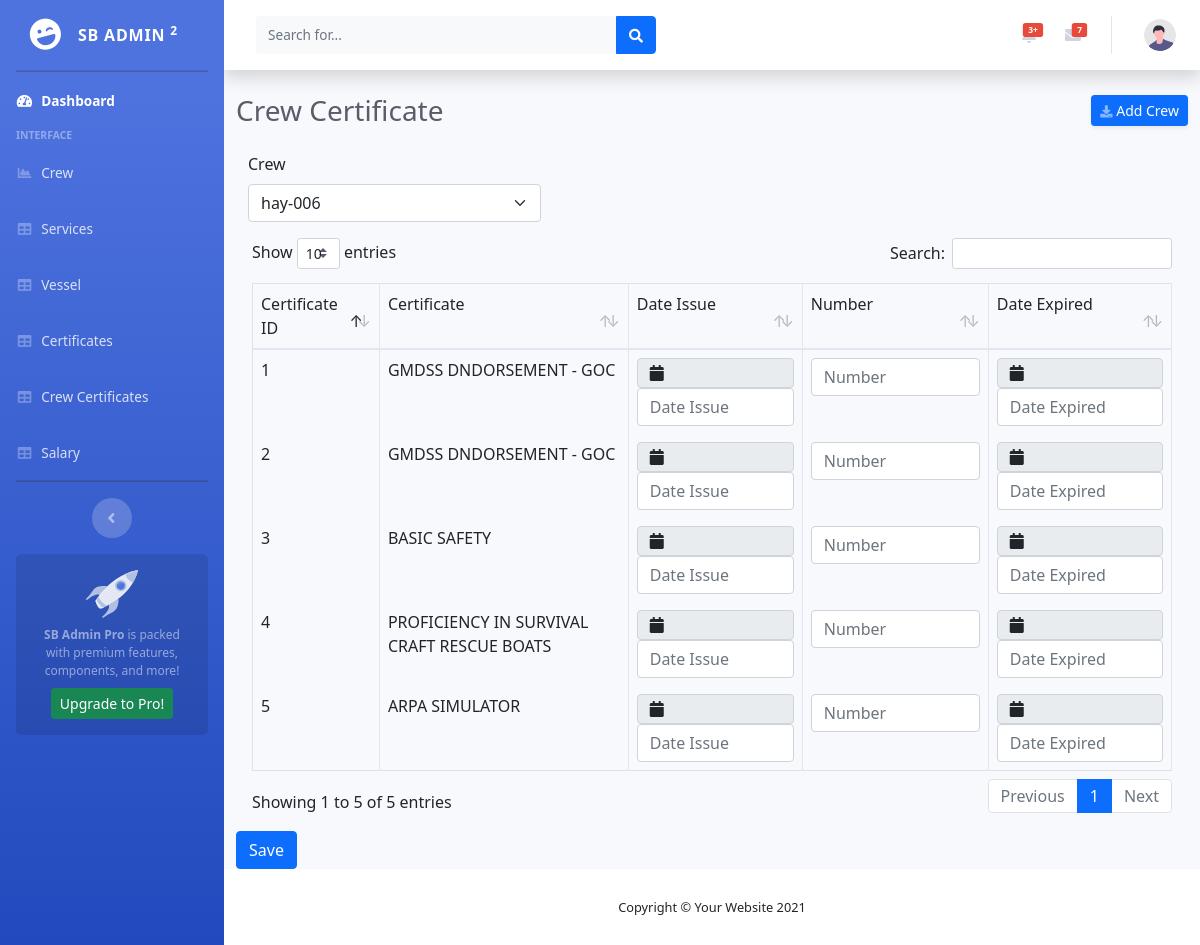
Screenshot of /crew_ceriti.php with the database file from the repository.
### tables this page shows
CREATE TABLE `cretificate` (
  `id` int(11) NOT NULL,
  `name` varchar(255) NOT NULL
);

### model/db.php (called while the page is built, shortened)
<?php
class Database
{
    private static $dbName = 'crewdb';
    private static $dbHost = 'localhost';
    private static $dbUsername = 'root';
    private static $dbUserPassword = '';
    private static $cont  = null;
    public static function connect()
    {
       if ( null == self::$cont )
       {
        try
        {
          self::$cont =  new PDO( "mysql:host=".self::$dbHost.";dbname=".self::$dbName, self::$dbUsername, self::$dbUserPassword);
        }
        catch(PDOException $e)
        {
          die($e->getMessage());
        }
       }
       return self::$cont;
    }
}
?>

### model/crew.php (called while the page is built, shortened)
<?php
include_once "db.php";
class Crew{
public function getCrews(){
$this->pdo=Database::connect();
$this->pdo->setAttribute(PDO::ATTR_ERRMODE, PDO::ERRMODE_EXCEPTION);
$sql="select c.*,v.name from crew as c left join vessel as v on c.vesseltype=v.id" ;
$statement=$this->pdo->prepare($sql);
$statement->execute();
$results=$statement->fetchAll(PDO::FETCH_ASSOC);
return $results;
}
}
?>

### controller/crewcontroller.php (called while the page is built, shortened)
<?php
include_once "model/crew.php";
class CrewController extends Crew {
    public function showCrews()
    {
        return $this->getCrews();
    }
}
?>

### model/certificate.php (called while the page is built, shortened)
<?php
include_once "db.php";
class Certificate{
    public function readCertificate(){
        $this->pdo=Database::connect();
        $this->pdo->setAttribute(PDO::ATTR_ERRMODE, PDO::ERRMODE_EXCEPTION);
        $sql="select * from cretificate" ;
        $statement=$this->pdo->prepare($sql);
        $statement->execute();
        $results=$statement->fetchAll(PDO::FETCH_ASSOC);
        return $results;
    }
}
?>

### controller/certificatecontroller.php (called while the page is built, shortened)
<?php
include_once "model/certificate.php";
class CertificateController extends Certificate {
    public function showCertificate(){
        return $this->readCertificate();
    }
}
?>

### crew_ceriti.php (the view, shortened to what this page needs)
<?php
include_once "controller/certificatecontroller.php";
$certificateController=new CertificateController();
$results=$certificateController->showCertificate();
include_once "controller/crewcontroller.php";
include_once "controller/crewcercontroller.php";
$crewcontroller=new CrewController();
$crews=$crewcontroller->showCrews();
?>
<?php include_once "master_layouts/header.php";?>
                <div class="container-fluid">
                    <div class="d-sm-flex align-items-center justify-content-between mb-4">
                        <h1 class="h3 mb-0 text-gray-800">Crew Certificate</h1>
                        <a href="#" class="d-none d-sm-inline-block btn btn-sm btn-primary shadow-sm"><i
                                class="fas fa-download fa-sm text-white-50"></i> Add Crew </a>
                    </div>
                    <form method="post">
                        <div class="col-md-4">
                                <label class="form-label">Crew</label>
                                <select class="form-select" name="crew">
                                    <?php
                                    foreach($crews as $crew){
                                        echo "<option value=".$crew["id"].">".$crew["firstname"]."-".$crew["sbookno"]."</option>";
                                    }
                                    ?>
                                </select>
                        </div>
                        <div class="row">
                            <div class="col">
                            <div class="card-body">
                                <div class="table-responsive">
                                    <table class="table table-bordered" id="dataTable" width="100%" cellspacing="0">
                                        <thead>
                                            <tr>
                                            <td>Certificate ID</td>
                                            <td> Certificate</td>
                                            <td> Date Issue</td>
                                            <td> Number</td>
                                            <td> Date Expired</td>
                                            </tr>
                                        </thead>
                                        <tbody id="tbody">
                            <?php
                            foreach($results as $result){
                            echo "<tr>";
                            echo "<td>".$result['id']."</td>";
                            echo "<td>" . $result['name']."</td>";
                            $number = $result["id"] ;
                            $issue = "issue_".$result["id"];
                            $expired = "expired_".$result["id"];
                            ?>
                            <td>
                            <span class="input-group-text" id="basic-addon1"><i class="fa fa-calendar"></i></span>
                            <input type="text" class="form-control date_issue " name = "<?php echo $issue; ?>"  placeholder="Date Issue">
                            </td>
                            <td>
                            <input type="text" class="form-control" name="<?php echo $number; ?>" id="number" placeholder="Number">
                            </td>
                            <td>
                            <span class="input-group-text" id="basic-addon1"><i class="fa fa-calendar"></i></span>
                            <input type="text" class="form-control date_expired" name = "<?php echo $expired; ?>"  placeholder="Date Expired">
                            </td>
                            <?php
                            echo "</tr>";
                            }
                            ?>
                            </tbody>
                                    </table>
                                </div>
                            </div>
                            </div>
                        </div>
                        <div class="row">
                            <div class="col">
                                <button name="submit" class="btn btn-primary">Save</button>
                            </div>
                        </div>
                    </form>
                </div>
            </div>
<?php include "master_layouts/footer.php";?>

### rows the page displays
cretificate: id "1", name "GMDSS DNDORSEMENT - GOC"
cretificate: id "2", name "GMDSS DNDORSEMENT - GOC"
cretificate: id "3", name "BASIC SAFETY"
cretificate: id "4", name "PROFICIENCY IN SURVIVAL CRAFT RESCUE BOATS"
cretificate: id "5", name "ARPA SIMULATOR"

### other values shown
form field crew "hay-006"
